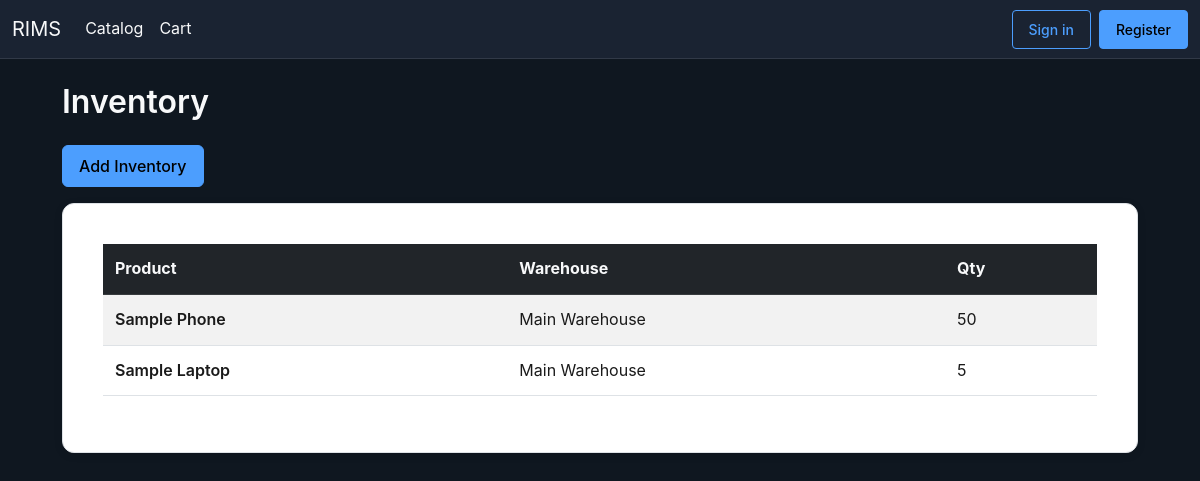
Screenshot of /inventory/ with the database file from the repository.
### models.py (models this page shows)
class Inventory(db.Model):
    __tablename__ = 'inventory'
    inventory_id = db.Column(db.Integer, primary_key=True)
    product_id = db.Column(db.Integer, db.ForeignKey('product.product_id'), nullable=False)
    warehouse_id = db.Column(db.Integer, db.ForeignKey('warehouse.warehouse_id'), nullable=False)
    quantity_available = db.Column(db.Integer, nullable=False, default=0)
    minimum_stock_level = db.Column(db.Integer, nullable=True)
    reorder_point = db.Column(db.Integer, nullable=True)
    updated_at = db.Column(db.DateTime, default=datetime.utcnow, onupdate=datetime.utcnow)
    product = db.relationship('Product', backref='inventories', lazy=True)

class Product(db.Model):
    __tablename__ = 'product'
    product_id = db.Column(db.Integer, primary_key=True)
    product_name = db.Column(db.String(200), nullable=False)
    product_description = db.Column(db.Text)
    unit_price = db.Column(db.Numeric(12,2), default=0)
    quantity = db.Column(db.Integer, default=0)
    category_id = db.Column(db.Integer, db.ForeignKey('category.category_id'), nullable=True)
    image_filename = db.Column(db.String(255), nullable=True)
    created_at = db.Column(db.DateTime, default=datetime.utcnow)

class Warehouse(db.Model):
    __tablename__ = 'warehouse'
    warehouse_id = db.Column(db.Integer, primary_key=True)
    warehouse_name = db.Column(db.String(200), nullable=False)
    is_refrigerated = db.Column(db.Boolean, default=False)
    capacity = db.Column(db.Integer)
    created_at = db.Column(db.DateTime, default=datetime.utcnow)
    inventories = db.relationship('Inventory', backref='warehouse', lazy=True)

### blueprints/inventory.py (the view)
@inventory_bp.route('/')
def index():
    items = Inventory.query.options(joinedload(Inventory.product), joinedload(Inventory.warehouse)).all()
    return render_template('inventory/index.html', items=items)

### templates/inventory/index.html (shortened to what this page needs)
{% extends 'base.html' %}
{% block content %}
<h2 class="mb-4">Inventory</h2>
<div class="mb-3">
  <a class="btn btn-primary" href="{{ url_for('inventory.add') }}">Add Inventory</a>
</div>
<div class="card">
  <div class="card-body">
    <div class="table-responsive">
      <table class="table table-striped">
        <thead class="table-dark">
          <tr>
            <th>Product</th>
            <th>Warehouse</th>
            <th>Qty</th>
          </tr>
        </thead>
        <tbody>
          {% for it in items %}
          <tr>
            <td><strong>{{ it.product.product_name if it.product else 'Product #' ~ it.product_id }}</strong></td>
            <td>{{ it.warehouse.warehouse_name if it.warehouse else 'Warehouse #' ~ it.warehouse_id }}</td>
            <td>{{ it.quantity_available }}</td>
          </tr>
          {% endfor %}
        </tbody>
      </table>
    </div>
  </div>
</div>
{% endblock %}

### templates/base.html (style rules this page uses)
:root { --surface: #0f1720; --accent: #4c9efe; --muted: rgba(255,255,255,0.75); color-scheme: dark; }
body { background: var(--surface); color: #f8f9fa !important; font-family: Inter, system-ui, -apple-system, 'Segoe UI', Roboto, 'Helvetica Neue', Arial; font-size: 16px; line-height: 1.6; }
.card { background: #ffffff !important; border: 1px solid #dee2e6 !important; border-radius: 12px; color: #1a1a1a !important; box-shadow: 0 2px 8px rgba(0,0,0,0.1); }
.card, .card * { color: #1a1a1a !important; }
h1, h2, h3, h4, h5, h6 { color: #f8f9fa !important; font-weight: 600; margin-bottom: 1rem; }
p, div, span, label { color: #f8f9fa !important; }
.card p, .card div, .card span, .card label { color: #1a1a1a !important; }
a { color: var(--accent) !important; text-decoration: none; }
.table { color: #1a1a1a !important; }
.table-dark { background: #212529 !important; color: #f8f9fa !important; }
.table-striped > tbody > tr:nth-of-type(odd) { background-color: rgba(0,0,0,0.05) !important; }
.btn { font-weight: 500; padding: 0.5rem 1rem; }
.btn-primary { background: var(--accent); border-color: var(--accent); color: #000000 !important; }
strong, b { color: #f8f9fa !important; font-weight: 600; }
.card strong, .card b { color: #1a1a1a !important; }
.table td, .table th { padding: 12px !important; vertical-align: middle; color: #1a1a1a !important; }
.mb-4 { margin-bottom: 1.5rem !important; }
.card { padding: 1.5rem; }
.table td, .table th { color: #1a1a1a !important; }
.table-dark td, .table-dark th { color: #f8f9fa !important; }
div, span { color: inherit; }
table td, table th { color: #1a1a1a !important; }
table td strong, table th strong { color: inherit !important; font-weight: 600; }
tbody td { color: #1a1a1a !important; }
.card-body * { color: #1a1a1a !important; }
* { visibility: visible !important; }
.card, .card * { visibility: visible !important; }

### templates/inventory/index.html (style rules this page uses)
:root { --surface:#0f1720;--accent:#4c9efe;--muted:rgba(255,255,255,0.75);color-scheme:dark }
body { background:var(--surface);color:#f8f9fa!important;font-family:Inter,system-ui,-apple-system,'Segoe UI',Roboto,'Helvetica Neue',Arial;font-size:16px;line-height:1.6 }
.card { background:#ffffff!important;border:1px solid #dee2e6!important;border-radius:12px;color:#1a1a1a!important;box-shadow:0 2px 8px rgba(0,0,0,0.1) }
.card,.card * { color:#1a1a1a!important }
h1,h2,h3,h4,h5,h6 { color:#f8f9fa!important;font-weight:600;margin-bottom:1rem }
p,div,span,label { color:#f8f9fa!important }
.card p,.card div,.card span,.card label { color:#1a1a1a!important }
a { color:var(--accent)!important;text-decoration:none }
.table { color:#1a1a1a!important }
.table-dark { background:#212529!important;color:#f8f9fa!important }
.table-striped>tbody>tr:nth-of-type(odd) { background-color:rgba(0,0,0,0.05)!important }
.btn-primary { background:var(--accent);border-color:var(--accent);color:#000000!important }
strong,b { color:#f8f9fa!important;font-weight:600 }
.card strong,.card b { color:#1a1a1a!important }
.table td,.table th { padding:12px!important;vertical-align:middle;color:#1a1a1a!important }
.table-dark td,.table-dark th { color:#f8f9fa!important }
.card-body * { color:#1a1a1a!important }
.card a.btn.btn-primary, .card a.btn.btn-primary *, .card .btn.btn-primary, .card .btn.btn-primary *, a.btn.btn-primary, a.btn.btn-primary *, .btn.btn-primary, .btn.btn-primary * { color:#000000!important }
* { visibility:visible!important }
.card,.card * { visibility:visible!important }

### rows the page displays
Inventory: product "Sample Phone", warehouse "Main Warehouse", quantity_available "50"
Inventory: product "Sample Laptop", warehouse "Main Warehouse", quantity_available "5"
